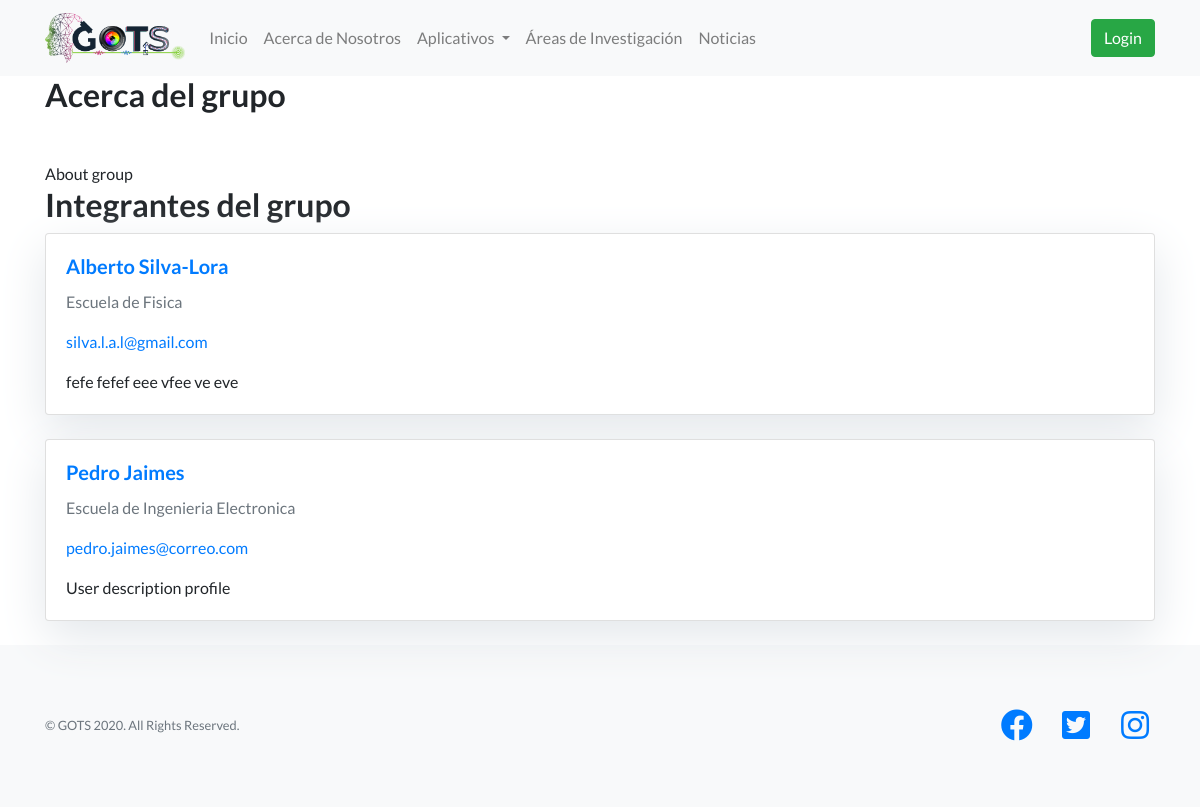
The page /about/ on the database its author committed.
### apps/home/models.py (models this page shows, shortened)
class Configuration(models.Model):
	group_name = models.CharField(max_length=45)
	admin_name = models.CharField(max_length=45)
	admin_email = models.CharField(max_length=45)
	group_logo = models.ImageField(upload_to='img')
	about = models.TextField()

class MenuItem(models.Model):
	name = models.CharField(max_length=45)
	url = models.CharField(max_length=200)
	menu = models.ForeignKey(Menu, on_delete=models.CASCADE)
	class Meta:
		ordering = ['pk']

### apps/user/models.py (models this page shows, shortened)
class User(AbstractBaseUser, PermissionsMixin):
    id = models.UUIDField(primary_key=True, default=uuid.uuid4, editable=False)
    first_name = models.CharField(max_length=45, null=True, blank=True)
    last_name = models.CharField(max_length=45, null=True, blank=True)
    username = models.CharField(verbose_name='username', max_length=45, unique=True)
    school = models.CharField(max_length=45)
    description = models.TextField()
    email = models.EmailField(
        verbose_name='email address',
        max_length=45,
        unique=True
    )
    is_active = models.BooleanField(default=True)
    is_staff = models.BooleanField(default=False)
    is_superuser = models.BooleanField(default=False)
    date_of_birth = models.DateField(null=True, blank=True)
    USERNAME_FIELD = 'email'
    REQUIRED_FIELDS = ['username']
    objects = UserManager()
    class Meta:
        db_table = "user"

### apps/home/views.py (the view)
# urls.py: path('about/', AboutView.as_view()),
class AboutView(TemplateView):
	template_name = "about.html"
	def get(self, request, *args, **kwargs):
		if request.user.is_anonymous:
			user = None
		else:
			user = {
				'username': request.user.username,
				'email': request.user.email,
				'is_authenticated': request.user.is_authenticated
			}
		try:
			configuration = Configuration.objects.first()
		except ObjectDoesNotExist:
			configuration = None
		try:
			menu = Menu.objects.get(pk=1)
			menu_data = {
				'name': menu.name,
				'items': [
					{
						'name': item.name,
						'url': item.url,
						'elements': [
							{'name': element.name, 'url': element.url} for element in MenuItemElement.objects.filter(menu_item=item)
						]
					} for item in MenuItem.objects.filter(menu=menu)
				]
			}
		except ObjectDoesNotExist:
			menu_data = None
		users = User.objects.all()
		response = {
			'success': 'true',
			'message': 'Configuration data fetched successfully',
			'data': {
				'configuration': configuration,
				'menu': menu_data
			},
			'user': user,
			'users': users,
			'carousel_items': Post.objects.all().filter(carousel_item=True),
			'research_areas': ResearchArea.objects.all()
		}
		return render(request, self.template_name, response)

### apps/home/templates/about.html (shortened to what this page needs)
{% load static %}
<!DOCTYPE html>
<html lang="en">
<head>
  <link rel="stylesheet" href="{% static 'vendor/bootstrap/css/bootstrap.min.css' %}">
  <link rel="stylesheet" href="{% static 'vendor/fontawesome-free/css/all.min.css' %}">
  <link rel="stylesheet" href="{% static 'vendor/simple-line-icons/css/simple-line-icons.css' %}">
  <link rel="stylesheet" href="{% static 'css/landing-page.css' %}">
</head>
<body>
  <nav class="navbar navbar-expand-lg navbar-light bg-light">
    <div class="container">
      <a class="navbar-brand" href="/">
        <img src="{{ data.configuration.group_logo.url }}" height="50" class="d-inline-block align-top" alt="" loading="lazy">
      </a>
      <div class="collapse navbar-collapse" id="navbarNavDropdown">
        <ul class="navbar-nav mr-auto mt-2 mt-lg-0">
          {% for item in data.menu.items %}
          {% if item.elements %}
          <li class="nav-item dropdown">
            <a class="nav-link dropdown-toggle" href="{{item.url}}" id="navbarDropdownApps" role="button" data-toggle="dropdown" aria-haspopup="true" aria-expanded="false">
            {{item.name}}
            </a>
          </li>
          {% else %}
          <li class="nav-item">
            <a class="nav-link" href="{{item.url}}">{{item.name}}</a>
          </li>
          {% endif %}
          {% endfor %}
        </ul>
        <div class="form-inline my-2 my-lg-0">
          <button class="btn btn-success" type="button" onclick="go_to_admin_panel()">{% if user.is_authenticated %}Admin{% else %}Login{% endif %}</button>
        </div>
      </div>
    </div>
  </nav>
  <section class="about">
    <div class="container">
      <h2 class="mb-5">Acerca del grupo</h2>
      <div class="row">
        <div class="col-lg-12">
          {{ data.configuration.about }}
        </div>
      </div>
    </div>
  </section>
  <section class="about">
    <div class="container">
      <h2>Integrantes del grupo</h2>
      {% for user in users %}
      <div class="card mb-4">
        <div class="card-body">
          <h5 class="card-title"><a href="">{{ user.first_name }} {{ user.last_name }}</a></h5>
          <p class="text-muted">{{ user.school }}</p>
          <p><a href="mailto:{{ user.email }}">{{ user.email }}</a></p>
          <p class="card-text">{{ user.description }}</p>
        </div>
      </div>
      {% endfor %}
    </div>
  </section>
  <footer class="footer bg-light">
    <div class="container">
      <div class="row">
        <div class="col-lg-6 h-100 text-center text-lg-left my-auto">
          <p class="text-muted small mb-4 mb-lg-0">&copy; GOTS 2020. All Rights Reserved.</p>
        </div>
        <div class="col-lg-6 h-100 text-center text-lg-right my-auto">
          <ul class="list-inline mb-0">
            <li class="list-inline-item mr-3">
              <a href="#">
                <i class="fab fa-facebook fa-2x fa-fw"></i>
              </a>
            </li>
            <li class="list-inline-item mr-3">
              <a href="#">
                <i class="fab fa-twitter-square fa-2x fa-fw"></i>
              </a>
            </li>
            <li class="list-inline-item">
              <a href="#">
                <i class="fab fa-instagram fa-2x fa-fw"></i>
              </a>
            </li>
          </ul>
        </div>
      </div>
    </div>
  </footer>
</body>
</html>

### static/css/landing-page.css (style rules this page uses)
body { font-family: 'Lato', 'Helvetica Neue', Helvetica, Arial, sans-serif; }
h1, h2, h3, h4, h5, h6 { font-family: 'Lato', 'Helvetica Neue', Helvetica, Arial, sans-serif; font-weight: 700; }
footer.footer { padding-top: 4rem; padding-bottom: 4rem; }
.card { box-shadow: 0 16px 48px #E3E7EB; }

### rows shown on the page
Configuration: configuration.group_logo (picture), configuration.about "About group"
MenuItem: name "Inicio"
MenuItem: name "Acerca de Nosotros"
MenuItem: name "Aplicativos"
MenuItem: name "Áreas de Investigación"
MenuItem: name "Noticias"
User: first_name "Alberto", last_name "Silva-Lora", school "Escuela de Fisica", email "silva.l.a.l@gmail.com", description "fefe fefef eee vfee ve eve"
User: first_name "Pedro", last_name "Jaimes", school "Escuela de Ingenieria Electronica", email "pedro.jaimes@correo.com", description "User description profile"
